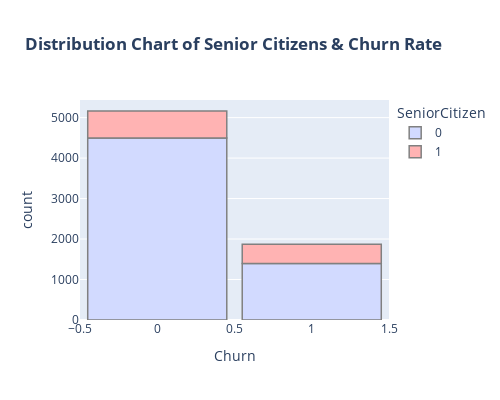

The code cell stored with this chart in its notebook:
### Code cell
color_map = {1: '#FFB3B3', 0: '#D2DAFF'}
fig = px.histogram(churn, x="Churn", color="SeniorCitizen", title="<b>Distribution Chart of Senior Citizens & Churn Rate</b>", color_discrete_map=color_map)
fig.update_layout(width=500, height=400, bargap=0.1)
fig.update_traces(marker_line_color='gray', marker_line_width=1.5)

fig.show()

### Figure 1 — Plotly figure (JSON) as saved in the notebook; plotly's stock layout.template omitted (floating-point values rounded to 4 significant figures; data arrays with more than 128 entries replaced by an {"elided": "..."} marker saying what was removed)
{"data": [{"alignmentgroup": "True", "bingroup": "x", "hovertemplate": "SeniorCitizen=0<br>Churn=%{x}<br>count=%{y}<extra></extra>", "legendgroup": "0", "marker": {"color": "#D2DAFF", "line": {"color": "gray", "width": 1.5}, "pattern": {"shape": ""}}, "name": "0", "offsetgroup": "0", "orientation": "v", "showlegend": true, "type": "histogram", "x": {"elided": "5890 int values"}, "xaxis": "x", "yaxis": "y"}, {"alignmentgroup": "True", "bingroup": "x", "hovertemplate": "SeniorCitizen=1<br>Churn=%{x}<br>count=%{y}<extra></extra>", "legendgroup": "1", "marker": {"color": "#FFB3B3", "line": {"color": "gray", "width": 1.5}, "pattern": {"shape": ""}}, "name": "1", "offsetgroup": "1", "orientation": "v", "showlegend": true, "type": "histogram", "x": {"elided": "1142 int values"}, "xaxis": "x", "yaxis": "y"}], "layout": {"bargap": 0.1, "barmode": "relative", "height": 400, "legend": {"title": {"text": "SeniorCitizen"}, "tracegroupgap": 0}, "title": {"text": "<b>Distribution Chart of Senior Citizens & Churn Rate</b>"}, "width": 500, "xaxis": {"anchor": "y", "domain": [0, 1], "title": {"text": "Churn"}}, "yaxis": {"anchor": "x", "domain": [0, 1], "title": {"text": "count"}}}}
